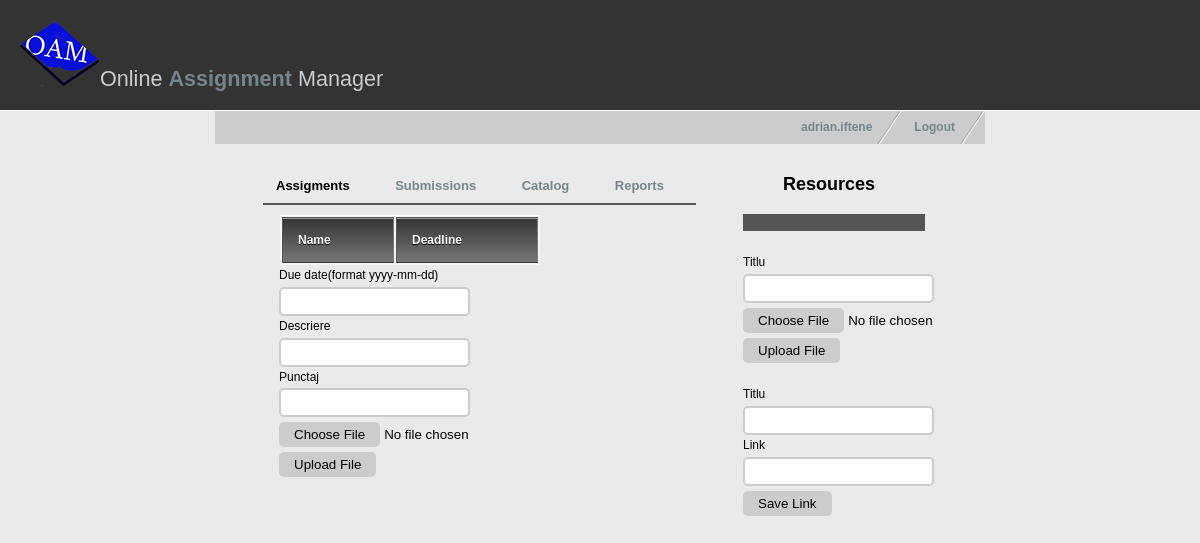
Page /profesorcourse.php?name=Ingineria Programarii (signed in) on the earlier database version.
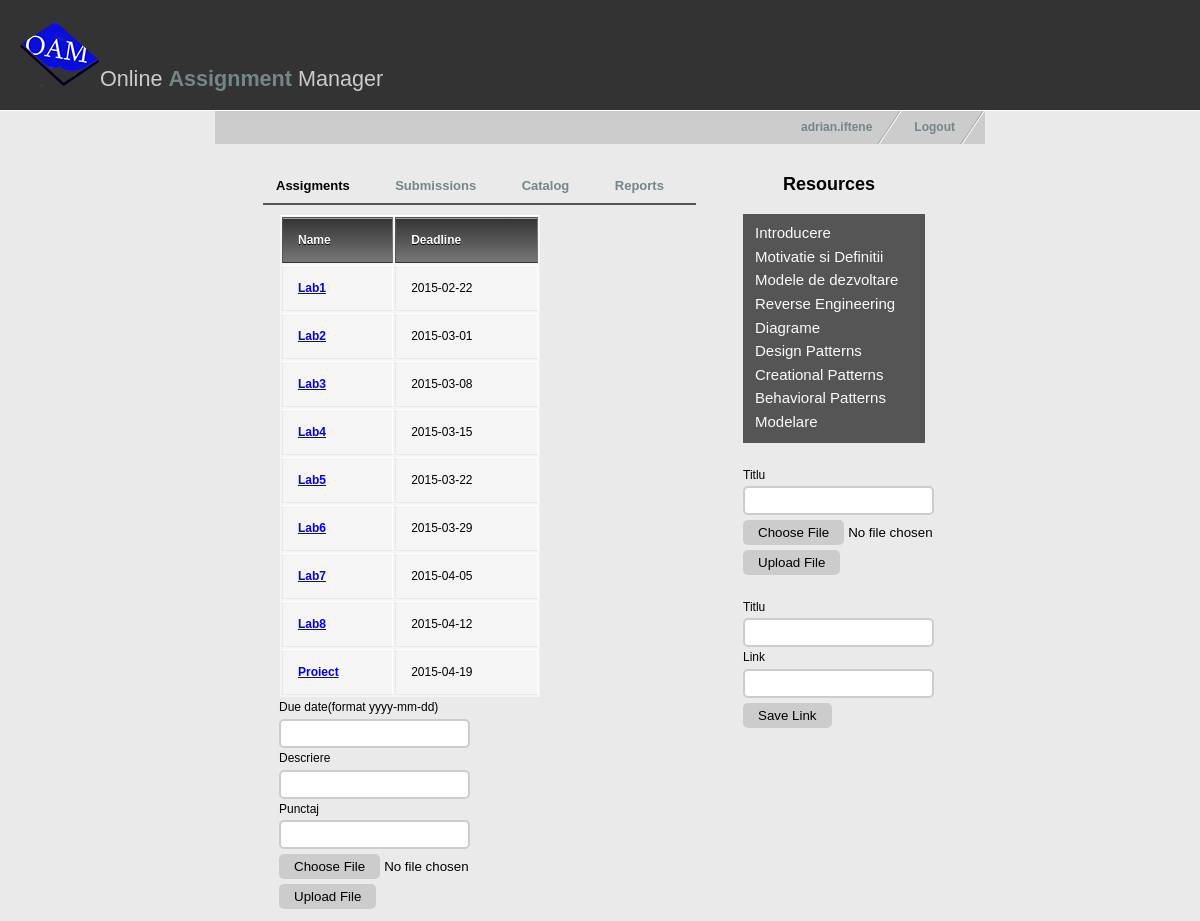
Same page on the later database version.
### tables this page shows
CREATE TABLE Assignment(
  IdAssignment INT(10) PRIMARY KEY,
  IdMaterie INT(10) NOT NULL,
  Titlu VARCHAR(30) NOT NULL,
  Descriere VARCHAR(255),
  AssignDate DATE NOT NULL,
  DueDate DATE NOT NULL,
  Punctaj DECIMAL(3) NOT NULL,
  Path VARCHAR(255),
  FOREIGN KEY(IdMaterie) REFERENCES Materie(IdMaterie)
  );

CREATE TABLE Resource(
  IdResursa INT(10) PRIMARY KEY,
  Nume VARCHAR(50) NOT NULL,
  IdMaterie INT(10) NOT NULL,
  Path VARCHAR(255),
  FOREIGN KEY(IdMaterie) REFERENCES Materie(IdMaterie)
  );

### profesorcourse.php (the view, shortened to what this page needs)
<!DOCTYPE html>
<?php
  $username = $_SESSION['username'];
  $numemat=$_GET["name"];
?>
<html xmlns="http://www.w3.org/1999/xhtml" xml:lang="en" lang="en">
<head>
<link href="style.css" rel="stylesheet" type="text/css" />
</head>
<body>
<div id="header">
  <h1><img src="images/oamlogo3.png" alt="" />Online <span style="font-weight:bold; color:#73868C;">Assignment</span> Manager</h1>
</div>
<div id="container">
    <ul id="nav">
	  <li><a href="index.html">Logout</a></li>
      <li><a href="profindex.php"><?php echo $username ?></a></li>
    </ul>
  <div id="contentleft">
    <ul id="nav2">
      <li><a href="#" style="color: #000;">Assigments</a></li>
      <li><a href="profsubs.php?name=<?php print $numemat?>">Submissions</a></li>
      <li><a href="profcatalog.php?name=<?php print $numemat?>">Catalog</a></li>
	  <li><a href="#">Reports</a></li>
    </ul>
    <table>
      <thead>
        <tr>
          <th>Name</th>
          <th>Deadline</th>
        </tr>
      </thead>
      <tbody>
	  <?php
		$result = mysql_query("select assignment.titlu as t,assignment.path as p,assignment.duedate as d
			from assignment JOIN materie ON materie.IdMaterie=assignment.IdMaterie
			where materie.nume='$numemat';");
		while($line = mysql_fetch_array($result, MYSQL_ASSOC)) {
	  ?>
		<tr>
          <td><a href="<?php print $line["p"]?>"><strong><?php print $line["t"]?></strong></a></td>
          <td><?php print $line["d"]?></td>
        </tr>
    <?php }?>
      </tbody>
    </table>
    <form action="uploadprofassign.php" method="post" enctype='multipart/form-data' class="formular">
		  Due date(format yyyy-mm-dd) <input type="text" name="duedate"><br>
		  Descriere <br><input type="text" name="descriere"><br>
		  Punctaj <br><input type="text" name="punctaj">
		  <input type="file" name="uploadFile" class="file-upload">
		  <input type="submit"  name="submit" value="Upload File" class="submit-upload">
	</form>
  </div>
  <div id="contentright">
    <h3 id="res">Resources</h3>
    <ul id="resources">
	<?php
		$result = mysql_query("select resource.nume as n,resource.path as p
			from resource JOIN materie ON materie.IdMaterie=resource.IdMaterie
			where materie.nume='$numemat';");
		while($line = mysql_fetch_array($result, MYSQL_ASSOC)) {
	?>
		<li><a href="<?php print $line["p"]?>"><?php print $line["n"]?></a></li>
    <?php }?>
    </ul>
	<form action="uploadprofcurs.php" method="post" enctype='multipart/form-data'><br>
		Titlu <br><input type="text" name="nume">
		<input type="file" name="uploadFile" class="file-upload">
		<input type="submit"  name="submit" value="Upload File" class="submit-upload">
	</form>
	<form action="uploadprofcurs.php" method="post" enctype='multipart/form-data'><br>
		Titlu <br><input type="text" name="nume"><br>
		Link <br><input type="text" name="nume">
    <input type="submit"  name="submit" value="Save Link" class="submit-upload">
	</form>
  </div>
</div>
</body>
</html>

Differences in the rows shown:
added assignment: Titlu "Lab1", DueDate "2015-02-22"
added assignment: Titlu "Lab2", DueDate "2015-03-01"
added assignment: Titlu "Lab3", DueDate "2015-03-08"
added assignment: Titlu "Lab4", DueDate "2015-03-15"
added assignment: Titlu "Lab5", DueDate "2015-03-22"
added assignment: Titlu "Lab6", DueDate "2015-03-29"
added assignment: Titlu "Lab7", DueDate "2015-04-05"
added assignment: Titlu "Lab8", DueDate "2015-04-12"
added assignment: Titlu "Proiect", DueDate "2015-04-19"
added resource: Nume "Introducere"
added resource: Nume "Motivatie si Definitii"
added resource: Nume "Modele de dezvoltare"
added resource: Nume "Reverse Engineering"
added resource: Nume "Diagrame"
added resource: Nume "Design Patterns"
added resource: Nume "Creational Patterns"
added resource: Nume "Behavioral Patterns"
added resource: Nume "Modelare"
